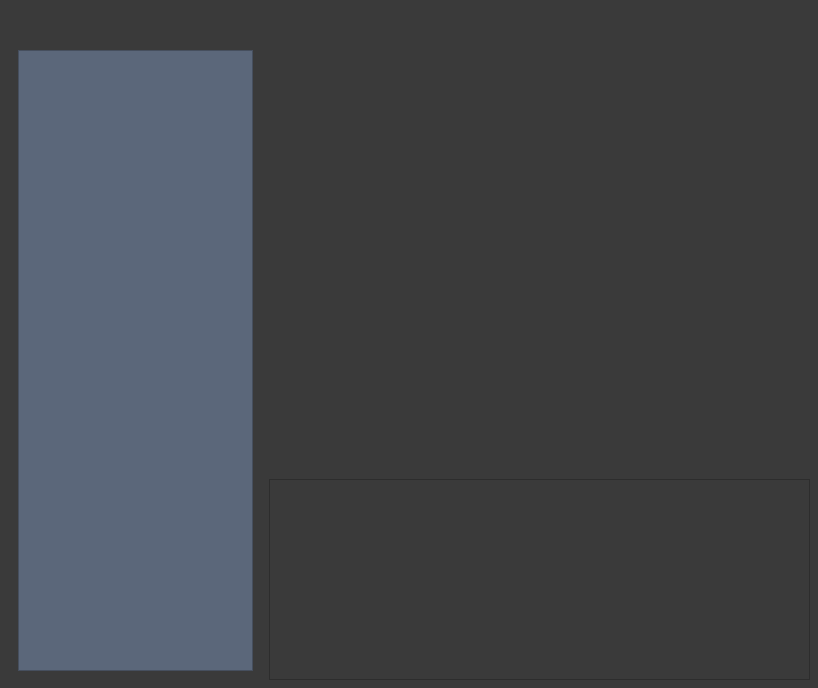
<?xml version="1.0" encoding="UTF-8"?>
<ui version="4.0">
 <class>MainWindow</class>
 <widget class="QMainWindow" name="MainWindow">
  <property name="geometry">
   <rect>
    <x>0</x>
    <y>0</y>
    <width>818</width>
    <height>688</height>
   </rect>
  </property>
  <property name="windowTitle">
   <string>MainWindow</string>
  </property>
  <property name="styleSheet">
   <string notr="true">background-color: rgb(58, 58, 58);</string>
  </property>
  <widget class="QWidget" name="centralWidget">
   <widget class="FuntionTree" name="treeWidget">
    <property name="geometry">
     <rect>
      <x>10</x>
      <y>40</y>
      <width>251</width>
      <height>641</height>
     </rect>
    </property>
    <property name="focusPolicy">
     <enum>Qt::NoFocus</enum>
    </property>
    <property name="styleSheet">
     <string notr="true">QTreeWidget{  
    background-color: #5B677A;  
    font-size:25px;  
	margin:10px 8px 10px 8px;  
    color: white;  
}  

QTreeWidget::item{  
    margin:10px 8px 10px 8px;  
    background: #5B677A;  
	background-clip: margin;
}
  
QTreeWidget::branch{  
    background:#5B677A;  
    }  

QTreeWidget::branch:closed:has-children:!has-siblings,
QTreeWidget::branch:closed:has-children:has-siblings {
    border-image: none;
	margin:0px 8px 0px 8px;  
    image: url(:/icons/icon/branch_close.png)
}
 
QTreeWidget::branch:open:has-children:!has-siblings,
QTreeWidget::branch:open:has-children:has-siblings  {
    border-image: none;
	margin:0px 8px 0px 8px;  
	image: url(:/icons/icon/branch_open.png);
}</string>
    </property>
    <property name="autoScroll">
     <bool>true</bool>
    </property>
    <property name="editTriggers">
     <set>QAbstractItemView::DoubleClicked|QAbstractItemView::EditKeyPressed</set>
    </property>
    <property name="dragEnabled">
     <bool>true</bool>
    </property>
    <property name="dragDropMode">
     <enum>QAbstractItemView::DragOnly</enum>
    </property>
    <property name="defaultDropAction">
     <enum>Qt::CopyAction</enum>
    </property>
    <property name="alternatingRowColors">
     <bool>false</bool>
    </property>
    <property name="headerHidden">
     <bool>true</bool>
    </property>
    <property name="expandsOnDoubleClick">
     <bool>true</bool>
    </property>
    <property name="columnCount">
     <number>1</number>
    </property>
    <attribute name="headerVisible">
     <bool>false</bool>
    </attribute>
    <attribute name="headerCascadingSectionResizes">
     <bool>false</bool>
    </attribute>
    <column>
     <property name="text">
      <string>1</string>
     </property>
    </column>
   </widget>
   <widget class="QScrollArea" name="scrollArea">
    <property name="geometry">
     <rect>
      <x>269</x>
      <y>479</y>
      <width>541</width>
      <height>201</height>
     </rect>
    </property>
    <property name="widgetResizable">
     <bool>true</bool>
    </property>
    <widget class="QWidget" name="scrollAreaWidgetContents">
     <property name="geometry">
      <rect>
       <x>0</x>
       <y>0</y>
       <width>539</width>
       <height>199</height>
      </rect>
     </property>
    </widget>
   </widget>
   <widget class="QStackedWidget" name="sW_btn">
    <property name="geometry">
     <rect>
      <x>270</x>
      <y>60</y>
      <width>521</width>
      <height>401</height>
     </rect>
    </property>
   </widget>
  </widget>
 </widget>
 <layoutdefault spacing="6" margin="11"/>
 <customwidgets>
  <customwidget>
   <class>FuntionTree</class>
   <extends>QTreeWidget</extends>
   <header>funtiontree.h</header>
  </customwidget>
 </customwidgets>
 <resources/>
 <connections/>
</ui>
